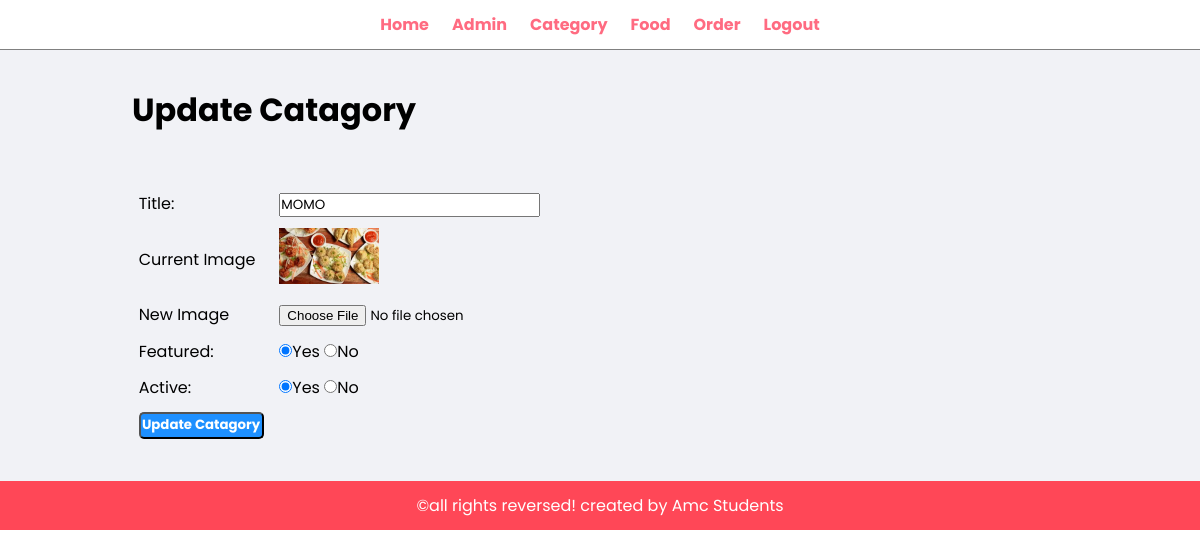
/admin/update-catagory.php?id=34 (signed in), run on the app's committed database.
### admin/update-catagory.php (the view, shortened to what this page needs)
<?php include('partials/menu.php'); ?>
<div class="main-content">
    <div class="wrapper">
        <h1>Update Catagory</h1>
        <br><br>
        <?php
            if(isset($_GET['id'])){
                $id= $_GET['id'];
                $sql= "SELECT * FROM `tbl-catagory` WHERE id=$id";
                $result = mysqli_query($conn,$sql);
                $count = mysqli_num_rows($result);
                if($count==1){
                    $row = mysqli_fetch_assoc($result);
                    $title = $row['title'];
                    $currentimage = $row['image-name'];
                    $featured = $row['featured'];
                    $active = $row['active'];
                }else{
                    $_SESSION['no-catagory-found']="<div class='error'>Catagory not found</div>";
                    header('location:'.SITEURL.'admin/manage-catagory.php');
                }
            }else{
                header('location:'.SITEURL.'admin/manage-catagory.php');
            }
        ?>
        <form action="" method="POST" enctype="multipart/form-data">
        <table class="tbl-30">
            <tr>
                <td>Title:</td>
                <td>
                    <input type="text" name="title" id="title" value="<?php echo $title; ?>">
                </td>
            </tr>
            <tr>
                <td>Current Image</td>
                <td>
                    <?php
                        if($currentimage!=""){
                            ?>
                                <img src="<?php echo SITEURL; ?>images/catagory/<?php echo $currentimage; ?>" alt="" width="100px">
                            <?php
                        }else{
                            echo "<div class='error'>Image not added</div>";
                        }
                    ?>
                </td>
            </tr>
            <tr>
                <td>New Image</td>
                <td>
                    <input type="file" name="image" id="image">
                </td>
            </tr>
            <tr>
                <td>Featured:</td>
                <td>
                    <input <?php if($featured=="Yes"){echo "checked";} ?> type="radio" name="featured" id="featured" value="Yes">Yes
                    <input <?php if($featured=="No"){echo "checked";} ?> type="radio" name="featured" id="featured" value="No">No
                </td>
            </tr>
            <tr>
                <td>Active:</td>
                <td>
                    <input <?php if($active=="Yes"){echo "checked";} ?> type="radio" name="active" id="active" value="Yes">Yes
                    <input <?php if($active=="No"){echo "checked";} ?> type="radio" name="active" id="active" value="No">No
                </td>
            </tr>
            <tr>
                <td>
                    <input type="submit" name="submit" id="submit" value="Update Catagory" class="btn-primary">
                </td>
            </tr>
        </table>
        </form>
    </div>
</div>
<?php include('partials/footer.php'); ?>

### css/admin.css (style rules this page uses)
* { margin: 0; padding: 0; box-sizing: border-box; font-family: "Poppins", sans-serif; }
.wrapper { padding: 1%; width: 80%; margin: 0 auto; }
.tbl-30 { width: 50%; }
table tr td { padding: 1%; }
.btn-primary { background-color: #1e90ff; padding: 1%; color: white; text-decoration: none; font-weight: bold; border-radius: 5px; }
.main-content { padding: 2% 0; background-color: #f1f2f6; }

### data on the page
tbl-catagory: title "MOMO", value (picture), featured "☑", active "☑"
